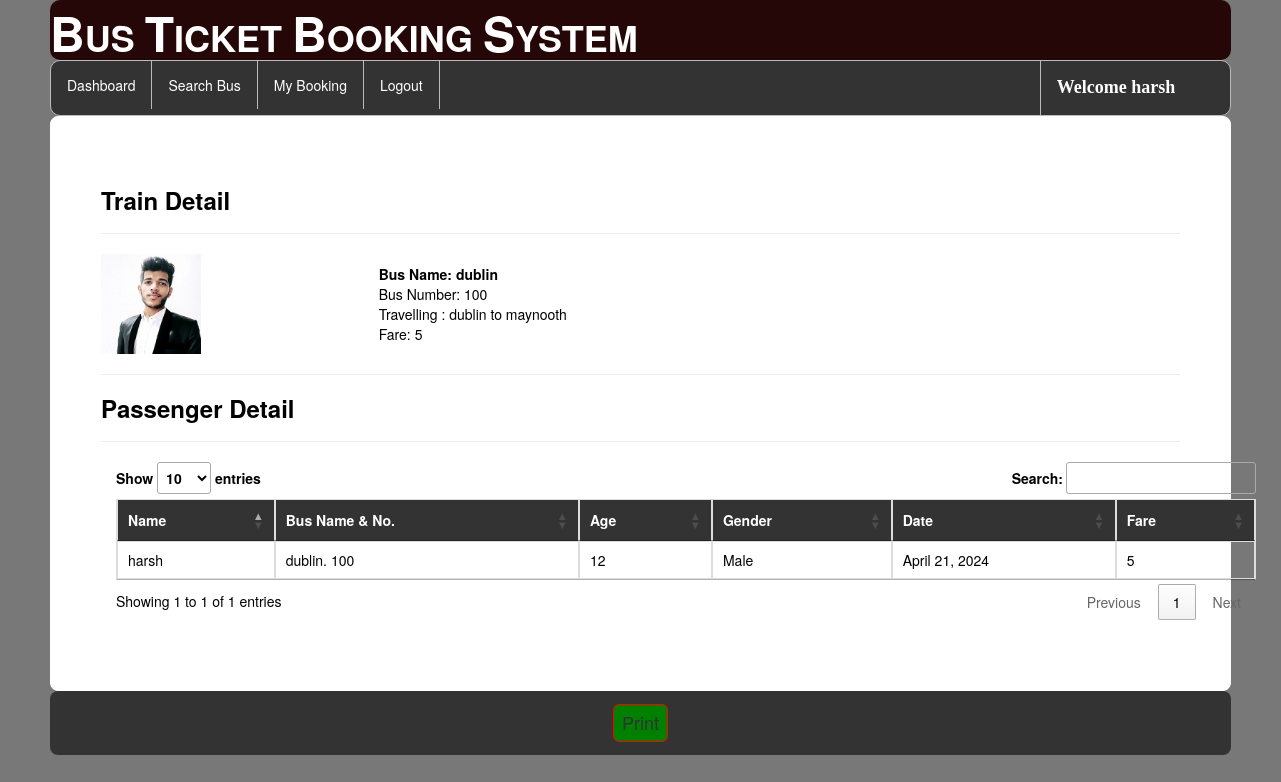
/view_ticket/97 (signed in), run on an earlier commit of the app's database.
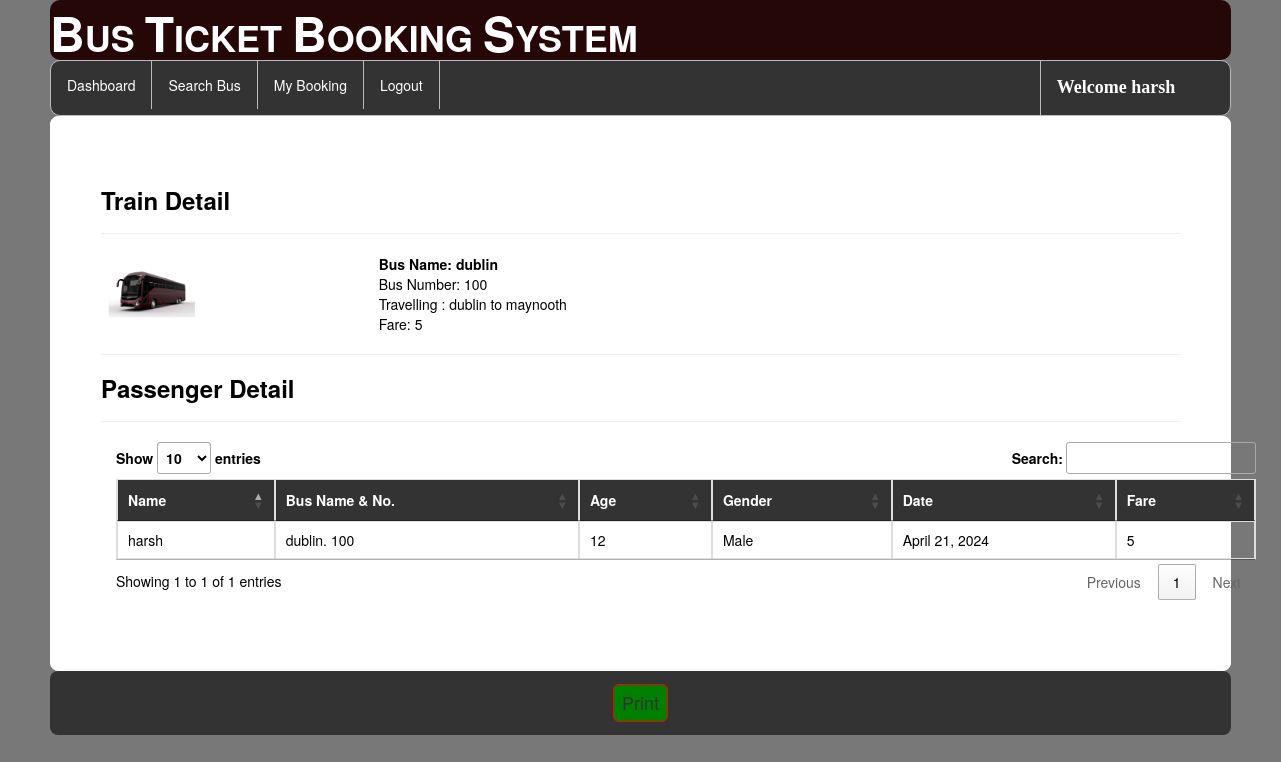
And on a later commit of the database.
### bus/models.py (models this page shows, shortened)
class Passenger(models.Model):
    user = models.ForeignKey(Register,on_delete=models.CASCADE,null=True)
    bus = models.ForeignKey(Add_Bus,on_delete=models.CASCADE,null=True)
    name = models.CharField(max_length=100,null=True)
    age = models.IntegerField(null=True)
    gender = models.CharField(max_length=30,null=True)
    route=models.CharField(max_length=100,null=True)
    status = models.CharField(max_length=30,null=True)
    date1 = models.DateField(null=True)
    fare = models.IntegerField(null=True)

class Add_Bus(models.Model):
    busname = models.CharField(max_length=30,null=True)
    bus_no = models.IntegerField(null=True)
    from_city = models.CharField(max_length=30,null=True)
    to_city = models.CharField(max_length=30,null=True)
    departuretime=models.CharField(max_length=30,null=True)
    arrivaltime=models.CharField(max_length=30,null=True)
    trevaltime=models.CharField(max_length=100,null=True)
    distance=models.IntegerField(null=True)
    img=models.FileField(null=True)

### bus/views.py (the view)
# urls.py: path('view_ticket/<int:pid>',view_ticket, name="view_ticket"),
def view_ticket(request,pid):
    if not request.user.is_authenticated:
        return redirect('login')
    passenger = Passenger.objects.get(id=pid)
    d = {'passenger':passenger}
    return render(request,'view_ticket.html',d)

### bus/templates/view_ticket.html (shortened to what this page needs)
{% extends 'navigation2.html' %}
{% load static %}
{% block b %}
<div id = "mydiv" style="color:Black;border:1px solid white;border-radius:8px;background-color:white;padding:50px">
    <h3><strong>Train Detail</strong></h3><hr>
    <table width="800">
        <tr>
            <td><img src="{{passenger.bus.img.url}}" style="width:100px;height:70"></td>
            <td><b>Bus Name: {{passenger.bus.busname}}</b><br>
                Bus Number: {{passenger.bus.bus_no}}<br>
                Travelling : {{passenger.route}}<br>
                Fare: {{passenger.fare}}<br></td>
        </tr>
    </table>
            <hr><h3><strong>Passenger Detail</strong></h3><hr>
    <div class="container">
<table class="table table-bordered" id="myTable">
  <thead style="color:white;background-color:#333">
  <tr>
    <th>Name</th>
      <th>Bus Name & No.</th>
      <th> Age</th>
    <th>Gender</th>
    <th>Date</th>
       <th>Fare</th>
  </tr>
  </thead>
   <tbody>
  <tr>
    <td>{{passenger.name}}</td>
    <td>{{passenger.bus.busname}}. {{passenger.bus.bus_no}}</td>
      <td>{{passenger.age}}</td>
      <td>{{passenger.gender}}</td>
      <td>{{passenger.date1}}</td>
      <td>{{passenger.fare}}</td>
  </tr>
    </tbody>
</table>
 </div><br>
</div>
<div style="text-align : center ; background-color:#333;border-radius:8px;padding-top:3px;padding-bottom:3px"><h4 style="color:white;">
    <button onclick = "printDiv()" style="background-color:green;border-radius:6px;border:1px solid red;padding:8px"><a href="#" style="color:#333">Print</a> </button></h4></div>
{% endblock %}

What changed in the data, as far as the page shows it:
changed through a linked row, Passenger "dublin to maynooth": bus.img: a different picture
